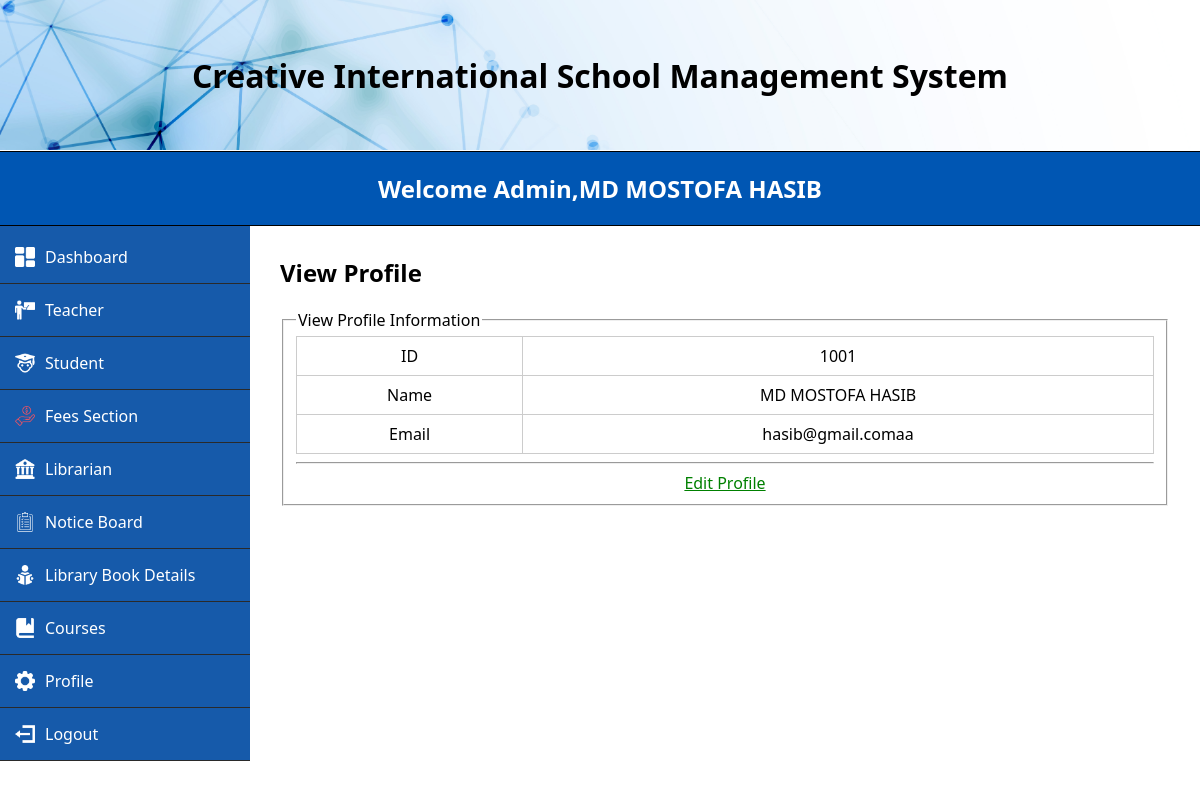
The app's page /MVC/Views/viewProfile.php (signed in) with its own data.
### tables this page shows
CREATE TABLE `users` (
  `id` varchar(100) NOT NULL,
  `name` varchar(100) NOT NULL,
  `email` varchar(100) NOT NULL,
  `password` varchar(100) NOT NULL,
  `role` varchar(100) NOT NULL
);

### MVC/Models/userModel.php (called while the page is built, shortened)
<?php
function getProfiles($id){
    $conn = conn();
    $sql = "select * from users where id='$id'";
    $result = mysqli_query($conn,$sql);
    $row = mysqli_fetch_assoc($result);
    return $row;
}
?>

### MVC/Views/viewProfile.php (the view, shortened to what this page needs)
<?php
    require_once('../Models/userModel.php');
    $profile = getProfiles($_SESSION['id']);
?>
<!DOCTYPE html>
<html lang="en">
<head>
    <link rel="stylesheet" href="../../css/adminStyle.css">
    <link rel="stylesheet" href="../../css/addTeacher.css">
</head>
<body>
    <div class="header">
        <h1>Creative International School Management System</h1>
    </div>
    <div class="brand-name">
        <h1>Welcome Admin,<?php echo $_SESSION['name']; ?></h1>
    </div>
    <form action="">
    <div class="side-menu">
        <ul>
            <li><a href="adminDash.php"><img src="../../images/dashboard (2).png" alt=""> Dashboard</a></li>
			<li class="dropdown">
                <a href="addTeacher.php"><img src="../../images/teacher2.png" alt=""> Teacher</a>
            </li>
			<li class="dropdown">
                <a href="addStudent.php"><img src="../../images/student-32.png" alt=""> Student</a>
            </li>
            <li><a href="fees.php"><img src="../../images/income.png" alt=""> Fees Section</a></li>
			<li class="dropdown">
                <a href="addLibrarian.php"><img src="../../images/library-32.png" alt=""> Librarian</a>
            </li>
            <li><a href="noticePost.php"><img src="../../images/clipboard-2-32.png" alt=""> Notice Board</a></li>
            <li><a href="libraryBookInfo.php"><img src="../../images/reading-book (1).png" alt=""> Library Book Details</a></li>
            <li class="dropdown">
                <a href="../Controllers/addCourseController.php"><img src="../../images/book-2-32.png" alt=""> Courses</a>
            </li>
            <li class="dropdown">
                <a href="viewProfile.php"><img src="../../images/settings.png" alt=""> Profile</a>
            </li>
            <li><a href="../Controllers/logout.php"><img src="../../images/account-logout-32.png" alt=""> Logout</a></li>
        </ul>
    </div>
    </form>
    <div class="content">
        <div class="dashboard-table">
            <h2 colspan="2" style="text-align: left;">View Profile</h2>
            <fieldset>
                <legend>View Profile Information</legend>
                <table>
                    <tr>
                        <td>ID</td>
                        <td><?php echo $profile['id']; ?></td>
                    </tr>
                    <tr>
                        <td>Name</td>
                        <td><?php echo $profile['name']; ?></td>
                    </tr>
                    <tr>
                        <td>Email</td>
                        <td><?php echo $profile['email']; ?></td>
                    </tr>
                </table>
                    <hr>
                    <div style="text-align: center;">
                        <a href="editProfile.php" style="color: green;">Edit Profile</a>
                    </div>
            </fieldset>
        </div>
    </div>
</body>
</html>

### css/adminStyle.css (style rules this page uses)
body { font-family: 'Segoe UI', Tahoma, Geneva, Verdana, sans-serif; margin: 0; padding: 0; }
.header { width: 100%; height: 150px; background-image: url('../images/loginBackground.jpg'); background-size: cover; background-repeat: no-repeat; background-position: center; display: flex; justify-content: center; align-items: center; margin-bottom: 1px; }
.brand-name { padding: 20px; display: flex; justify-content: center; align-items: center; background-color: #0056b3; border-bottom: 1px solid black; border-top: 1px solid black; }
.brand-name h1 { font-size: 24px; margin: 0; color: #fff; }
.side-menu { width: 250px; background-color: #165aaa; padding-top: 5px; padding-left: 0px; transition: left 0.3s ease; text-align: center; }
ul { list-style-type: none; padding-left: 0px; margin: 0; text-align: center; }
li { padding: 15px; border-bottom: 0.5px solid #2a2a2a; transition: background-color 0.3s ease; text-align: center; }
li a { color: #fff; text-decoration: none; display: flex; align-items: center; }
li img { margin-right: 10px; width: 20px; }
.content { flex-grow: 1; padding: 20px; }

### css/addTeacher.css (style rules this page uses)
.dashboard-table { margin-bottom: 20px; float: center; max-width: 70%; margin-right: 20px; }
.dashboard-table table { width: 100%; border-collapse: collapse; }
.dashboard-table th, .dashboard-table td { border: 1px solid #ccc; padding: 8px; }
.dashboard-table tbody tr:nth-child(even) { background-color: #5bc0de; }
.brand-name { padding: 20px; display: flex; justify-content: center; align-items: center; background-color: #0056b3; border-bottom: 1px solid black; border-top: 1px solid black; }
.brand-name h1 { font-size: 24px; margin: 0; color: #fff; }
.side-menu { width: 250px; background-color: #165aaa; padding-top: 5px; padding-left: 0px; text-align: center; float: left; }
.content { flex-grow: 1; padding: 10px; margin-left: 270px; }
.dashboard-table { margin-bottom: 5px; max-width: 100%; }

### MVC/Views/viewProfile.php (style rules this page uses)
.dashboard-table { margin-bottom: 20px; float: center; max-width: 70%; margin-right: 20px; }
.dashboard-table table { width: 100%; border-collapse: collapse; }
.dashboard-table th, .dashboard-table td { border: 1px solid #ccc; padding: 8px; }
.dashboard-table tbody tr:nth-child(even) { background-color: white; }
.brand-name { padding: 20px; display: flex; justify-content: center; align-items: center; background-color: #0056b3; border-bottom: 1px solid black; border-top: 1px solid black; }
.brand-name h1 { font-size: 24px; margin: 0; color: #fff; }
.side-menu { width: 250px; background-color: #165aaa; padding-top: 5px; padding-left: 0px; text-align: center; float: left; }
.content { flex-grow: 1; padding: 10px; margin-left: 270px; }
.dashboard-table { margin-bottom: 5px; max-width: 100%; }
.dashboard-table td { text-align: center; }

### records on screen
users: id "1001", name "MD MOSTOFA HASIB", email "hasib@gmail.comaa"

### other values on screen
$_SESSION['name'] "MD MOSTOFA HASIB"
